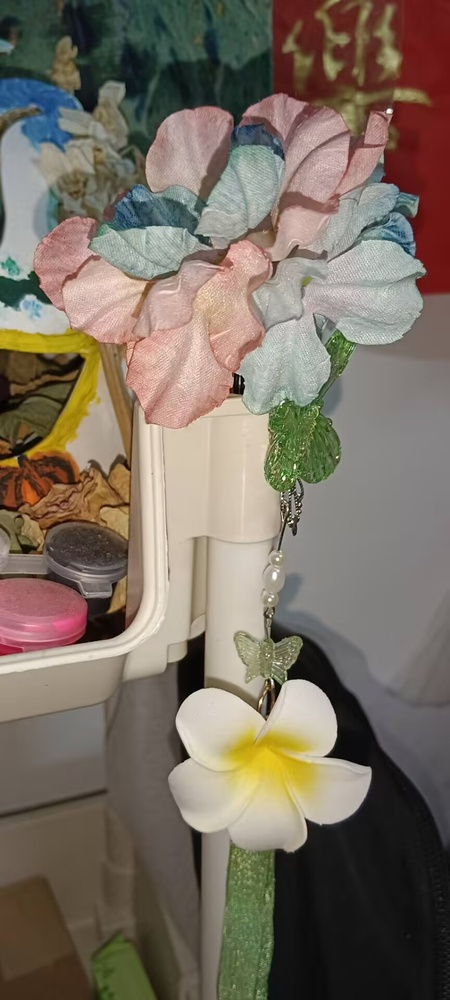
#> input picture figure/artificial_flower.jpg, 450 x 1000 px, shrunk from 864 x 1920 before the run, found by its file name; the run also reads 1 picture not shown here
$ python 20260717_program.py
#> lines starting #> are read from the running program, lines starting #| are printed output that depends on the picture
import cv2
import matplotlib.pyplot as plt
import os
import pandas as pd

# ==================== 解决中文显示 ====================
plt.rcParams['font.sans-serif'] = ['SimHei', 'Microsoft YaHei', 'SimSun']
plt.rcParams['axes.unicode_minus'] = False

# ==================== 路径配置 ====================
input_folder = "D:/vs_code_2026/figure/"
output_folder = "D:/vs_code_2026/output/"
slice_folder = "D:/vs_code_2026/slices/"
csv_path = "D:/vs_code_2026/图片信息汇总.csv"

# ==================== 功能开关 ====================
RUN_SHOW_GRAY = False      # 显示单张灰度图（弹窗）
RUN_BATCH_PRINT = False    # 批量打印图片尺寸
RUN_SAVE_GRAY = False      # 批量保存灰度图到 output
RUN_GENERATE_CSV = False   # 生成 CSV 汇总表格
RUN_SLICE = True           # 切片（当前开）
RUN_GENERATE_JSON = True   # 生成 JSON 标注文件（当前开）
RUN_NEGATIVE = True        #让所有切片图变成黑白反转（负片效果）（当前开）
RUN_HISTOGRAM = True       #画出睡莲（负片）的亮度直方图（当前开）

# ==================== 功能1：显示单张灰度图 ====================
if RUN_SHOW_GRAY:
    img = cv2.imread("D:/vs_code_2026/figure/artificial_flower.jpg")
    gray_img = cv2.cvtColor(img, cv2.COLOR_BGR2GRAY)
    plt.subplot(1,2,1)
    plt.imshow(cv2.cvtColor(img, cv2.COLOR_BGR2RGB))
    plt.title('原图')
    plt.subplot(1,2,2)
    plt.imshow(gray_img, cmap='gray')
    plt.title('灰度图')
    plt.show()

# ==================== 功能2：批量打印尺寸 ====================
if RUN_BATCH_PRINT:
    print("开始批量处理图片...")
    for file_name in os.listdir(input_folder):
        if file_name.endswith(('.jpg', '.png', '.jpeg')):
            img_path = os.path.join(input_folder, file_name)
            img = cv2.imread(img_path)
            if img is not None:
                gray = cv2.cvtColor(img, cv2.COLOR_BGR2GRAY)
                print(f"✅ {file_name} 处理完成，尺寸: {img.shape}")
            else:
                print(f"❌ {file_name} 读取失败，跳过")
    print("批量处理结束！")

# ==================== 功能3：批量保存灰度图 ====================
if RUN_SAVE_GRAY:
    if not os.path.exists(output_folder):
        os.makedirs(output_folder)
    for file_name in os.listdir(input_folder):
        if file_name.endswith(('.jpg', '.png', '.jpeg')):
            img_path = os.path.join(input_folder, file_name)
            img = cv2.imread(img_path)
            if img is not None:
                gray = cv2.cvtColor(img, cv2.COLOR_BGR2GRAY)
                gray_name = "gray_" + file_name
                gray_path = os.path.join(output_folder, gray_name)
                cv2.imwrite(gray_path, gray)
                print(f"✅ 已保存: {gray_name}")

# ==================== 功能4：生成CSV汇总 ====================
if RUN_GENERATE_CSV:
    data_list = []
    target_folder = output_folder if os.path.exists(output_folder) else input_folder
    for file_name in os.listdir(target_folder):
        if file_name.endswith(('.jpg', '.png', '.jpeg')):
            img_path = os.path.join(target_folder, file_name)
            img = cv2.imread(img_path)
            if img is not None:
                h, w, c = img.shape
                data_list.append({
                    '文件名': file_name,
                    '宽度': w,
                    '高度': h,
                    '通道数': c,
                    '总像素数': w * h
                })
    if data_list:
        df = pd.DataFrame(data_list)
        df.to_csv(csv_path, index=False, encoding='utf-8-sig')
        print(f"✅ CSV已生成: {csv_path}")

# ==================== 功能5：切片 ====================
if RUN_SLICE:
    def slice_image(image_path, output_slice_folder, rows=2, cols=2):
#> called with output_slice_folder = 'D:/vs_code_2026/slices/', rows = 2, cols = 2
        img = cv2.imread(image_path, cv2.IMREAD_GRAYSCALE)
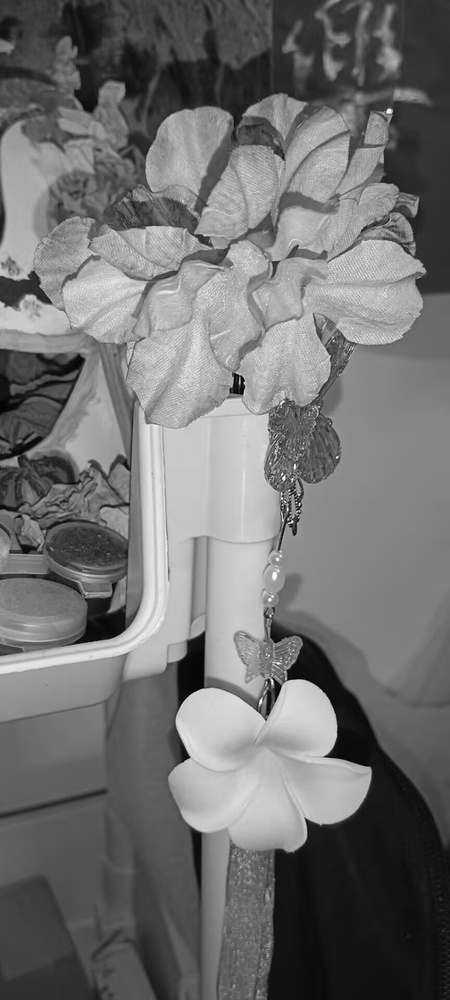
#> img: shape (1000, 450); min 0, max 255, mean 112.5
        if img is None:
            return
        h, w = img.shape
#> h = 1000; w = 450
        slice_h = h // rows
#> slice_h = 500
        slice_w = w // cols
#> slice_w = 225
        base_name = os.path.splitext(os.path.basename(image_path))[0]
        for i in range(rows):
            for j in range(cols):
                y_start = i * slice_h
                y_end = (i + 1) * slice_h
                x_start = j * slice_w
                x_end = (j + 1) * slice_w
                slice_img = img[y_start:y_end, x_start:x_end]
                slice_name = f"{base_name}_slice_{i}_{j}.jpg"
                slice_path = os.path.join(output_slice_folder, slice_name)
                cv2.imwrite(slice_path, slice_img)
                print(f"   ✅ 已保存切片: {slice_name}")
#> this loop made 2 passes
#> pass 1, in slice_image, `cv2.imwrite(slice_path, slice_img)`:
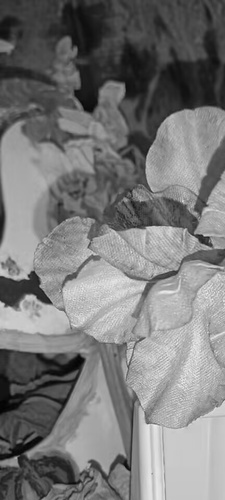
#> saved as artificial_flower_slice_0_0.jpg: shape (500, 225); min 2, max 241, mean 120.5
#> pass 1, in slice_image, `cv2.imwrite(slice_path, slice_img)`:
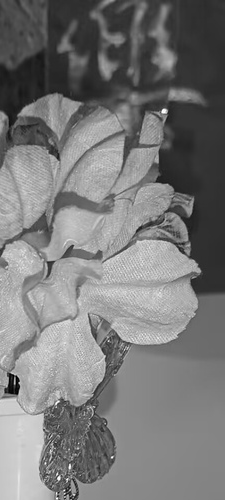
#> saved as artificial_flower_slice_0_1.jpg: shape (500, 225); min 0, max 255, mean 120.8
#> pass 2, in slice_image, `cv2.imwrite(slice_path, slice_img)`:
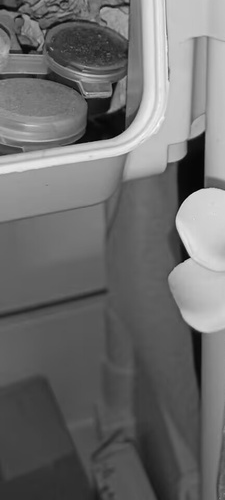
#> saved as artificial_flower_slice_1_0.jpg: shape (500, 225); min 0, max 249, mean 109.4
#> pass 2, in slice_image, `cv2.imwrite(slice_path, slice_img)`:
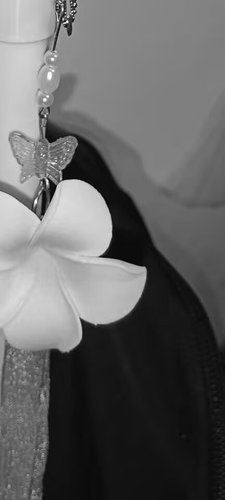
#> saved as artificial_flower_slice_1_1.jpg: shape (500, 225); min 0, max 255, mean 99.3

    if not os.path.exists(slice_folder):
        os.makedirs(slice_folder)

    # 确定从哪个文件夹切片（优先用 output，没有就用 input）
    source_folder = output_folder if os.path.exists(output_folder) else input_folder
    print(f"🔪 开始切片，图片来源: {source_folder}")
    for file_name in os.listdir(source_folder):
        if file_name.endswith(('.jpg', '.png', '.jpeg')):
            img_path = os.path.join(source_folder, file_name)
            print(f"🔪 正在切片: {file_name}")
            slice_image(img_path, slice_folder, rows=2, cols=2)
    print(f"✅ 所有切片完成！去 {slice_folder} 看看吧！")


# ==================== 功能6：生成 JSON 标注文件 ====================
if RUN_GENERATE_JSON:
    import json
    # 从切片文件名提取标签（按文件名关键词分类）
    label_map = {
        "flower": "花",
        "book": "书",
        "tiexianlian": "铁线莲",
        "water_lily": "睡莲",
        "tree": "树"
    }

    json_data = []
    for file_name in os.listdir(slice_folder):
        if file_name.endswith('.jpg'):
            img_path = os.path.join(slice_folder, file_name)
            img = cv2.imread(img_path, cv2.IMREAD_GRAYSCALE)
            if img is not None:
                h, w = img.shape
#> h = 500; w = 225
                # 根据文件名推断标签
                label = "未知"
                for key, value in label_map.items():
                    if key in file_name.lower():
                        label = value
                        break

                json_data.append({
                    "文件名": file_name,
                    "路径": img_path,
                    "宽度": w,
                    "高度": h,
                    "标签": label
                })
#> pass 2 of the loop `for file_name in os.listdir(slice_folder):`:
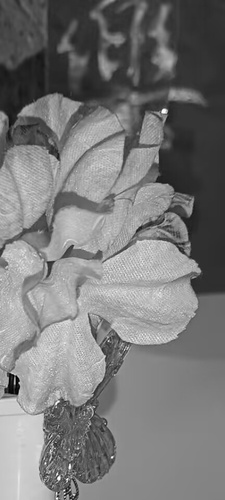
#> input picture slices/gray_artificial_flower_slice_0_1.jpg, 225 x 500 px, shrunk from 432 x 960 before the run, found by its file name
#> img is the input picture: shape (500, 225); min 0, max 255, mean 120.8
#> pass 3 of the loop `for file_name in os.listdir(slice_folder):`:
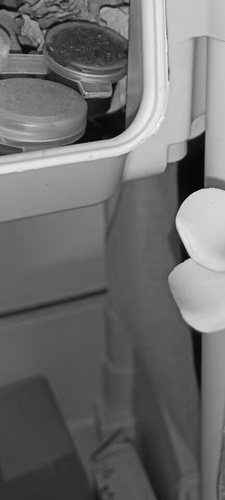
#> input picture slices/gray_artificial_flower_slice_1_0.jpg, 225 x 500 px, shrunk from 432 x 960 before the run, found by its file name
#> img is the input picture: shape (500, 225); min 0, max 252, mean 109.4

    # 保存为 JSON
    json_path = "D:/vs_code_2026/标注数据.json"
    with open(json_path, 'w', encoding='utf-8') as f:
        json.dump(json_data, f, ensure_ascii=False, indent=2)

    print(f"✅ JSON 标注文件已生成: {json_path}")
    print(f"   共标注 {len(json_data)} 张切片")
#|    共标注 3 张切片


 # ==================== 功能7：负片效果（黑白反转） ====================
if RUN_NEGATIVE:
    neg_folder = "D:/vs_code_2026/negative/"
    if not os.path.exists(neg_folder):
        os.makedirs(neg_folder)

    for file_name in os.listdir(slice_folder):
        if file_name.endswith('.jpg'):
            img = cv2.imread(os.path.join(slice_folder, file_name), cv2.IMREAD_GRAYSCALE)
            if img is not None:
                neg = 255 - img
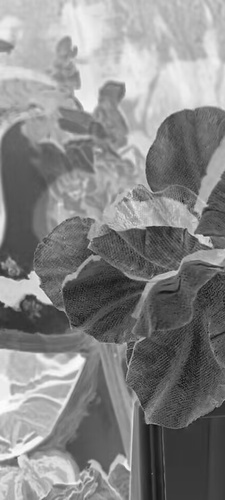
#> neg: shape (500, 225); min 14, max 253, mean 134.5
                cv2.imwrite(os.path.join(neg_folder, "neg_" + file_name), neg)
                print(f"✅ 负片已生成: neg_{file_name}")
#> pass 2 of the loop `for file_name in os.listdir(slice_folder):`:
#> `neg = 255 - img`:
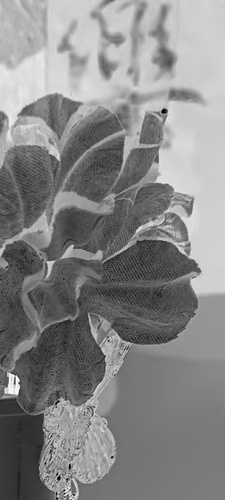
#> neg: shape (500, 225); min 0, max 255, mean 134.2
#> pass 3 of the loop `for file_name in os.listdir(slice_folder):`:
#> `neg = 255 - img`:
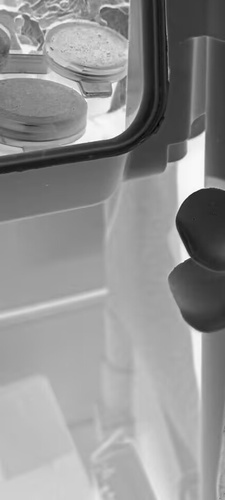
#> neg: shape (500, 225); min 3, max 255, mean 145.6
    print(f"所有负片已保存到 {neg_folder}")
# ==================== 功能8：睡莲（负片）直方图 ====================
if RUN_HISTOGRAM:
    import matplotlib.pyplot as plt
    import numpy as np

    # 找一张睡莲的切片
    sample_path = None
    for f in os.listdir(slice_folder):
        if 'water_lily' in f:
            sample_path = os.path.join(slice_folder, f)
            break
#> pass 2 of the loop `for f in os.listdir(slice_folder):`:
#> pass 3 of the loop `for f in os.listdir(slice_folder):`:

    if sample_path:
        img = cv2.imread(sample_path, cv2.IMREAD_GRAYSCALE)
        neg = 255 - img

        plt.figure(figsize=(10,4))
        plt.subplot(1,2,1)
        plt.imshow(neg, cmap='gray')
        plt.title('负片（水墨风）')
        plt.axis('off')

        plt.subplot(1,2,2)
        plt.hist(neg.ravel(), bins=256, range=[0,256], color='gray')
        plt.title('像素亮度分布')
        plt.xlabel('亮度值 (0=黑, 255=白)')
        plt.ylabel('像素数量')
        plt.axvline(neg.mean(), color='red', linestyle='--', label=f'均值: {neg.mean():.1f}')
        plt.legend()

        plt.tight_layout()
        plt.show()
        print(f"✅ 睡莲负片平均亮度: {neg.mean():.1f} (偏亮 → 水墨感)")
